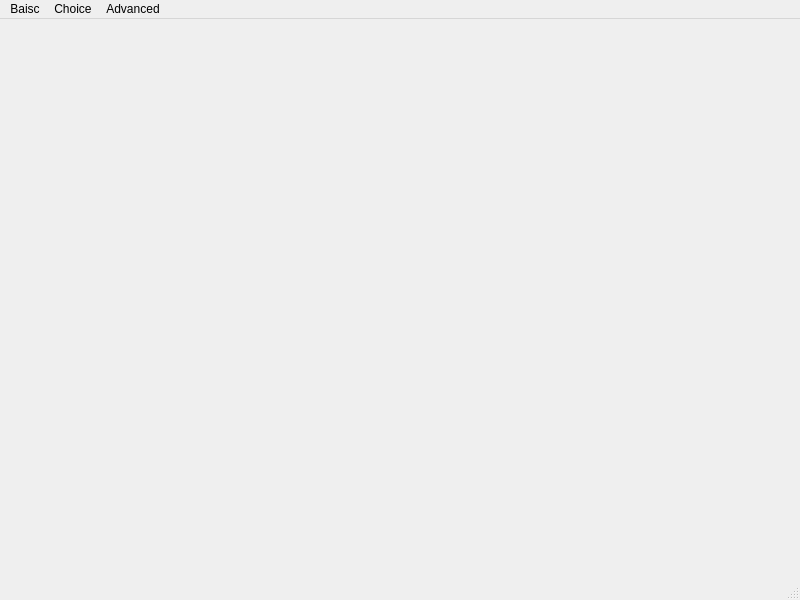
<?xml version="1.0" encoding="UTF-8"?>
<ui version="4.0">
 <class>MainWindow</class>
 <widget class="QMainWindow" name="MainWindow">
  <property name="geometry">
   <rect>
    <x>0</x>
    <y>0</y>
    <width>800</width>
    <height>600</height>
   </rect>
  </property>
  <property name="windowTitle">
   <string>MainWindow</string>
  </property>
  <widget class="QWidget" name="centralwidget"/>
  <widget class="QMenuBar" name="menubar">
   <property name="geometry">
    <rect>
     <x>0</x>
     <y>0</y>
     <width>800</width>
     <height>22</height>
    </rect>
   </property>
   <widget class="QMenu" name="menuBaisc">
    <property name="title">
     <string>Baisc</string>
    </property>
    <widget class="QMenu" name="menuGeoCorrection">
     <property name="title">
      <string>GeoCorrection</string>
     </property>
     <widget class="QMenu" name="menuReSample">
      <property name="title">
       <string>ReSample</string>
      </property>
      <addaction name="actionLinear"/>
      <addaction name="actionDouble"/>
     </widget>
     <addaction name="menuReSample"/>
     <addaction name="actionAffineT"/>
     <addaction name="actionPoly_Tran"/>
    </widget>
    <addaction name="actionEnhancemen"/>
    <addaction name="actionHistogramMatch"/>
    <addaction name="actionPCA"/>
    <addaction name="menuGeoCorrection"/>
    <addaction name="actionClassify_SVM"/>
   </widget>
   <widget class="QMenu" name="menuChoice">
    <property name="title">
     <string>Choice</string>
    </property>
    <addaction name="actionEdge"/>
    <addaction name="actionFouri"/>
   </widget>
   <widget class="QMenu" name="menuAdvanced">
    <property name="title">
     <string>Advanced</string>
    </property>
    <addaction name="actionSeperate"/>
   </widget>
   <addaction name="menuBaisc"/>
   <addaction name="menuChoice"/>
   <addaction name="menuAdvanced"/>
  </widget>
  <widget class="QStatusBar" name="statusbar"/>
  <action name="actionEnhancemen">
   <property name="text">
    <string>Enhancemen</string>
   </property>
  </action>
  <action name="actionHistogramMatch">
   <property name="text">
    <string>HistogramMatch</string>
   </property>
  </action>
  <action name="actionPCA">
   <property name="text">
    <string>PCA</string>
   </property>
  </action>
  <action name="actionLinear">
   <property name="checkable">
    <bool>true</bool>
   </property>
   <property name="text">
    <string>Linear</string>
   </property>
  </action>
  <action name="actionDouble">
   <property name="checkable">
    <bool>true</bool>
   </property>
   <property name="text">
    <string>Double</string>
   </property>
  </action>
  <action name="actionAffineT">
   <property name="text">
    <string>Affine Trans</string>
   </property>
  </action>
  <action name="actionPoly_Tran">
   <property name="text">
    <string>Poly Trans</string>
   </property>
  </action>
  <action name="actionClassify_SVM">
   <property name="text">
    <string>Classify(SVM)</string>
   </property>
  </action>
  <action name="actionEdge">
   <property name="text">
    <string>Edge</string>
   </property>
  </action>
  <action name="actionFouri">
   <property name="text">
    <string>Fourier</string>
   </property>
  </action>
  <action name="actionSeperate">
   <property name="text">
    <string>Seperate</string>
   </property>
  </action>
 </widget>
 <resources/>
 <connections/>
</ui>
